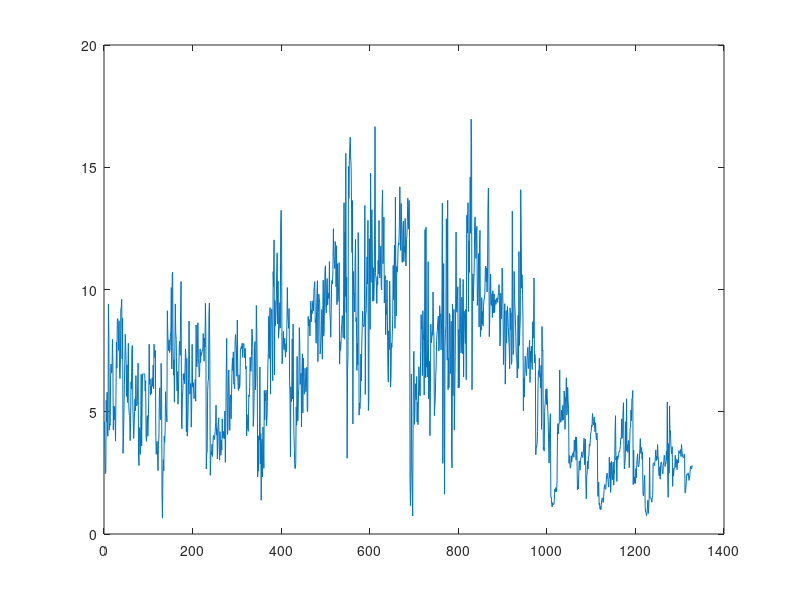
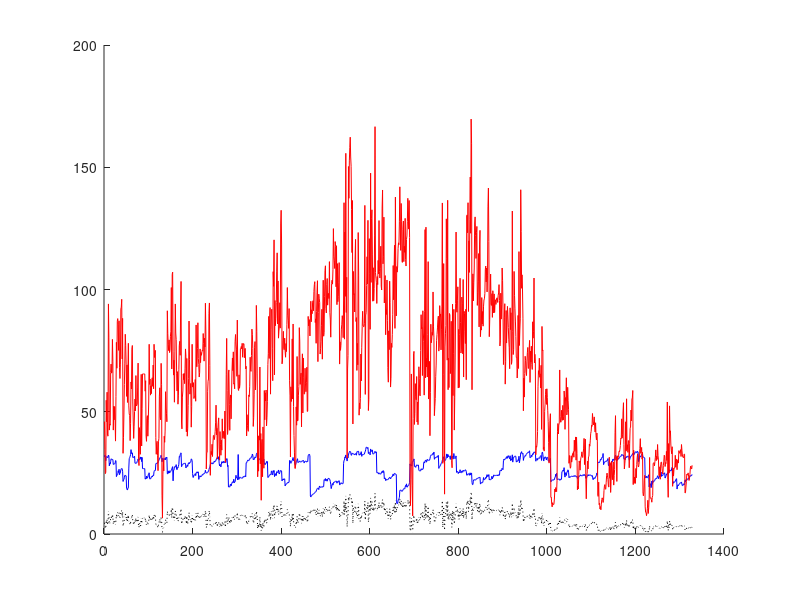
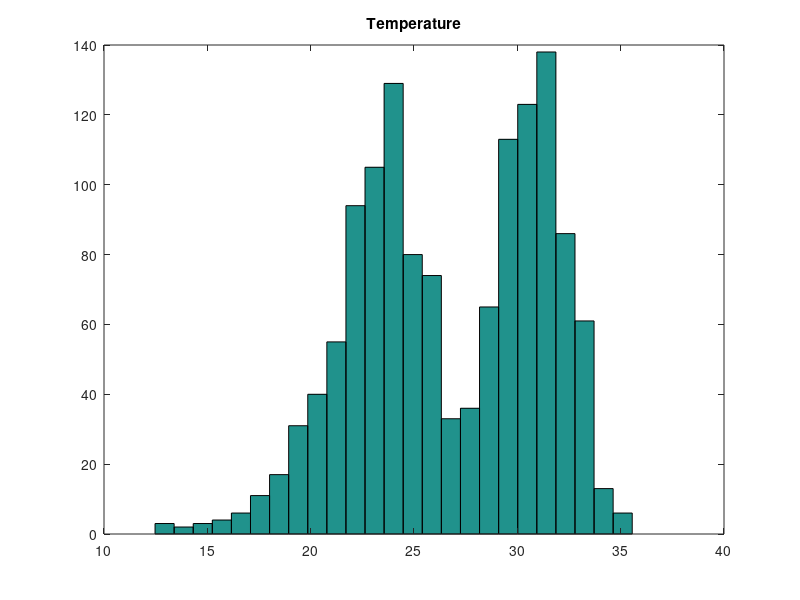
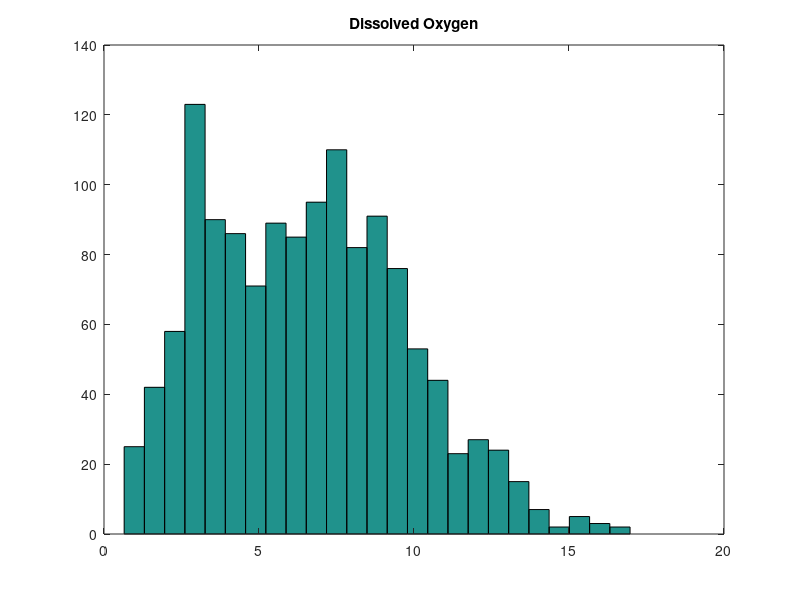

Source code (MATLAB) for these figures, in order: (Note: this script raises an error after producing the figures.)
%%%%%%%%%%%%%%%%%%%%%%%%%%%%%%%%%%%%%%%%%%%%%%%%%%%%%%%%%%%%%%%%%%%%%%%%%%%%%%%%
%                                Matlab Basics:                                %
%%%%%%%%%%%%%%%%%%%%%%%%%%%%%%%%%%%%%%%%%%%%%%%%%%%%%%%%%%%%%%%%%%%%%%%%%%%%%%%%
% 
% by David L. Jones, Sep-2011
%
% This file is part of the FATHOM Toolbox for Matlab and
% is released under the GNU General Public License, version 2.

% Load data:
load biscayne.mat

% Transpose matrices so ROWS = observations, COLS = variables:
X = X';
Y = Y';

% Inspect the data:
size(X) % determine # rows and cols
size(Y) 

% Display the data:
X
Y

% Use a cell array of strings to create column labels:
X_txt = {'tra' 'str' 'sea' 'yr' 'tem' 'do' 'sal' 'dep' 'vis' 'E' 'N'  'jdate' 'FW'};
Y_txt = {'Lut_gris'}'

% Use comments to define abbreviations:
% Variables:
% Y = # gray snapper per 60 m^2
% X = matrix of predictors
% 
% X_txt  = cell array of predictor labels as follows:
% tra    = transect
% str    = strata (1=Key, 2=Mainland)
% sea    = season (1=dry, 2=wet)
% yr     = YYYY
% tem    = water temperature (degrees C)
% do     = dissolved O2 (mg/L)
% sal    = salinity (PPT)
% dep    = average depth (cm)
% E      = UTM Easting
% N      = UTM Northing
% jdate  = julian date
% FW     = distance (km) from nearest FW canal


% Calculate some basic statistics, columnwise:
mean(X)
min(X)
max(X)
% -> note: transpose the output to improve readability

% Use a FOR loop to plot each variable separately (press any key to continue):
for i=1:size(X,2)
   plot(X(:,i))
   title(X_txt(i))
   disp('Press any key to continue...');
   pause
end

% Close all figure windows:
close all;

% Extract 'tem' and 'do' as separate variables:
W = X(:,5); % temperature
Z = X(:,6); % dissolved oxygen

% Plot each variable (are either normally distributed?):
plot(W);
plot(Z);

% Cleanup the workspace by closing all previous figure windows:
close all;

% Plot each variable in the SAME window:
figure; hold on;
plot(W,'b-');    % blue lines
plot(Z,'k:');    % black dots
plot(Z*10,'r-'); % red lines, multiplied by 10

% Create a new figure & plot the distribution of each:
figure; hist(W,25); title('Temperature');
figure; hist(Z,25); title('Dissolved Oxygen');

% Create a new variable by concatenating W & Z:
A = [W Z]; % horizontally
B = [W;Z]; % vertically

% Examine their sizes:
size(A)
size(B)


% Clean up the workspace:
close all;
clear A B;

% Transform the data:
W_log = log10(W); % log base 10 transformation
Z_sq  = Z.^0.5;   % square root transform

figure; hold on;
plot(W,'k-');
plot(W_log,'r-');

figure; hold on;
plot(Z,'k-');
plot(Z_sq,'r-');

% How would you transform the data via a natural log?
% Is there another way to perform a square-root transform?

% -----Fun with Queries:-----
% Create data:
A = [1 1 2 2 3 3 3 5 5 9 9 7 7 7 4 4 4 4 6 8 2 5 9 6 5 3 5 6 7]';

% Caluclate the mean:
mean(A)

% Calculate the mean for those values less than 6:
idx = find( (A<6) == 1 ); % get indices to elements less than 6
A(idx)                    % examine the results of your query
mean(A(idx))

% Calculate the mean for values > 2 and < 9 
idx = find( ((A>2) & (A<9))  == 1 ); % get indices to elements matching query
A(idx)                               % examine the results of your query
mean(A(idx))

% -----Determine the average temperature in the dry vs. wet season:-----
idx_D = X(:,3)==1; % logical indices to DRY season
idx_W = X(:,3)==2; % logical indices to WET season

% Compare logical indices to original data:
[X(:,3) idx_D idx_W]

mean(X(idx_D,5)) % mean temperature of DRY season
mean(X(idx_W,5)) % mean temperature of WET season

% Test the null hypothesis that there is no significant difference in
% TEMPERATURE among SEASON:
H = ttest2(X(idx_D,5),X(idx_W,5))

% What do the results indicate?
% Repeat the analysis, but perform an appropriate 2-tailed test.
% Perform a similar analysis, but examine SALINITY in terms of STRATA.

% Is there a relationship between TEMPERATURE and SALINITY?
T = X(:,5); % extract temperature
S = X(:,7); % extract salinitys

% Examaine the correlation between T and S:
corr(T,S)
% What is R?
% What is R-squared?

% Is there a significant correlation?
[rho,pval] = corr(T,S,'tail','both')

% Plot T vs. S:
figure;
plot(T,S,'k.');
xlabel('Temperature');
ylabel('Salinity');

% Perform a simple regression (requires the FATHOM Toolbox for Matlab):
model = f_mregress(T,S,0,0,1);
figure; hold on; plot(T,S,'k.')
plot(T,model.yfit,'r.')

% Examine the relationship between the output of 'corr' and that of
% f_mregress:
sqrt(model.R2)
abs(corr(T,S))
